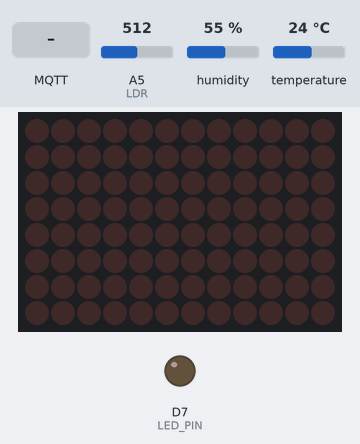
A sketch run on a simulated Arduino Uno R4 WiFi. Parts: 12×8 LED matrix, output pins drawn as LEDs (lit = HIGH). The test bench sets the inputs (shaded band); at power-on: A5 (LDR) = 512, humidity 55 %, temperature 24 °C. WiFi joins after 1.5 s; servers stay silent unless stated; no MQTT or app messages arrive unless stated; what the sketch prints to the serial monitor is not drawn.

Above: at 2.7 s.
2.8 s: MQTT message "HAPPY" arrives on the second subscribed topic
At 3.4 s:
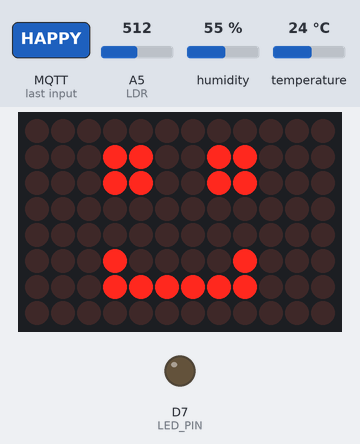
4.3 s: MQTT message "HEART" arrives on the second subscribed topic
At 5.5 s:
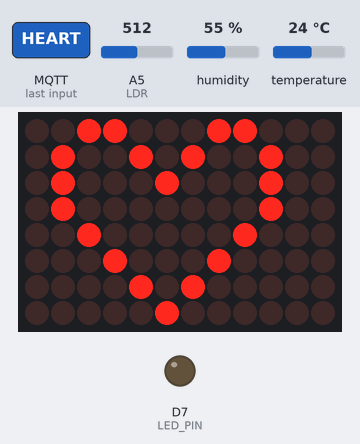
5.8 s: MQTT message "ON" arrives on the first subscribed topic
At 6.9 s:
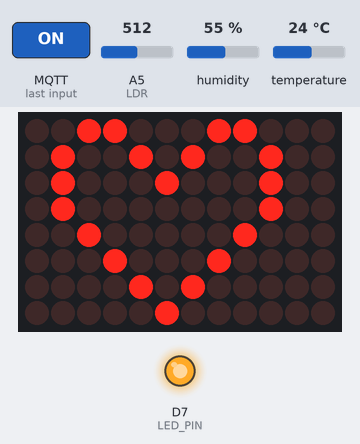
Timing chart, 0 to 8.8 s (numbered marks = the images above; inputs shaded):
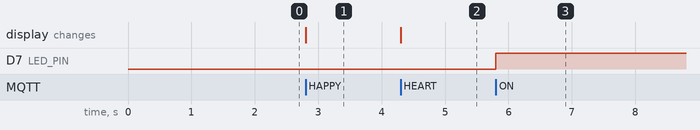

The sketch:

NETPIE.ino
```cpp
#include <WiFi.h>
#include <WiFiClient.h>
#include <PubSubClient.h>
#include "DHT.h"
#include "Arduino_LED_Matrix.h"
#define LED_PIN 7 //ขาที่ต่อกับ LED
#define DHTPIN 4   //ขาที่ต่อเซนเซอร์ DHT11
int LDR = A5; //ldr value
#define DHTTYPE DHT11
DHT dht(DHTPIN, DHTTYPE);

const char* ssid = "TemZ"; //อย่าลืมแก้ไข SSID ของ WIFI ที่จะให้ NodeMCU ไปเชื่อมต่อ
const char* password = "0960698678"; //อย่าลืมแก้ไข PASSWORD ของ WIFI
const char* mqtt_server = "broker.netpie.io"; //อย่าลืมแก้ไข BROKER
const int mqtt_port = 1883;
const char* mqtt_Client = "a839fad7-9767-43d9-99d2-01410534f896";  //อย่าลืมแก้ไข ClientID
const char* mqtt_username = "rJT1eJnWBLDDNKJd3T2xXF74vKhje5wt";  //อย่าลืมแก้ไข Token
const char* mqtt_password = "jAhv8nnwZD52fNkR6PQnvDtbEFTSytw5"; //อย่าลืมแก้ไข Secret

WiFiClient espClient;
PubSubClient client(espClient);

long lastMsg = 0;
int value = 0;
char msg[300];
String DataString;
ArduinoLEDMatrix matrix;

const uint32_t happy[] = {
	0x19819,
	0x80000001,
	0x81f8000
};

const uint32_t heart[] = {
	0x3184a444,
	0x44042081,
	0x100a0040
};

void reconnect() {
  while (!client.connected()) {
    Serial.print("Attempting MQTT connection...");
  if (client.connect(mqtt_Client, mqtt_username, mqtt_password)) { //เชื่อมต่อกับ MQTT BROKER
    Serial.println("connected");
    client.subscribe("@msg/operator");
    client.subscribe("@msg/matrix");
  }
  else {
    Serial.print("failed, rc=");
    Serial.print(client.state());
    Serial.println("try again in 5 seconds");
    delay(5000);
    }
  }
}

void callback(char* topic, byte* payload, unsigned int length) {
  Serial.print("Message arrived [");
  Serial.print(topic);
  Serial.print("] ");
  String message;
  for (int i = 0; i < length; i++) {
    message = message + char(payload[i]);

  }
  Serial.println(message);
  if(String(topic) == "@msg/operator") {
    if (message == "ON"){
      digitalWrite(LED_PIN,HIGH);
      //client.publish("@shadow/data/update", "{\"data\" : {\"led\" : \"on\"}}");
      Serial.println("LED ON"); }
    else if (message == "OFF") {
      digitalWrite(LED_PIN,LOW);
      //client.publish("@shadow/data/update", "{\"data\" : {\"led\" : \"off\"}}");
      Serial.println("LED OFF"); }
    }

    if(String(topic) == "@msg/matrix") {
    if (message == "HAPPY"){
      matrix.loadFrame(happy);
      //client.publish("@shadow/data/update", "{\"data\" : {\"led\" : \"on\"}}");
      }
    else if (message == "HEART") {
      matrix.loadFrame(heart);
      //client.publish("@shadow/data/update", "{\"data\" : {\"led\" : \"off\"}}");
      }
    }
}

void setup() {
  Serial.begin(115200);
  pinMode(LED_PIN,OUTPUT);
  matrix.begin();
  dht.begin();
  Serial.println();
  Serial.print("Connecting to ");
  Serial.println(ssid);
  WiFi.begin(ssid, password); //เชื่อมต่อกับ WIFI
  while (WiFi.status() != WL_CONNECTED) {
    delay(500);
    Serial.print(".");
  }
  Serial.println("");
  Serial.println("WiFi connected");
  Serial.println("IP address: ");
  Serial.println(WiFi.localIP()); //เชื่อมต่อกับ WIFI สำเร็จ แสดง IP
  client.setServer(mqtt_server, mqtt_port); //กำหนด MQTT BROKER, PORT ที่ใช้
  client.setCallback(callback); //ตั้งค่าฟังก์ชันที่จะทำงานเมื่อมีข้อมูลเข้ามาผ่านการ Subscribe
  client.subscribe("@msg/operator");
}

void loop() {
  if (!client.connected()) {
    reconnect();
  }
  client.loop();
  long now = millis();
  if (now - lastMsg > 100) { //จับเวลาส่งข้อมูลทุก ๆ 5 วินาที
    lastMsg = now;
    ++value;
    float h = dht.readHumidity();
    float t = dht.readTemperature();
    int light = map(analogRead(LDR),0,1024,100,0);
    DataString = "{\"data\":{\"Temperature\":" + String(t) + ",\"Humidity\":" + String(h) + ",\"Light\":" + String(light) + "}}";
    // Example of data : {"data":{"temperature":25 , "humidity": 60}}
    DataString.toCharArray(msg, 300);
    Serial.println(msg);
    client.publish("@shadow/data/update", msg); // อย่าลืมแก้ไข TOPIC ที่จะทำการ PUBLISH ไปยัง MQTT BROKER
  }
  delay(1);
}
```

Measured:
- after the input at 2.8 s, the display: changes at once (image 1)
- after the input at 4.3 s, the display: changes at once (image 2)
- after the input at 5.8 s, D7 (LED_PIN): LOW → HIGH at once
